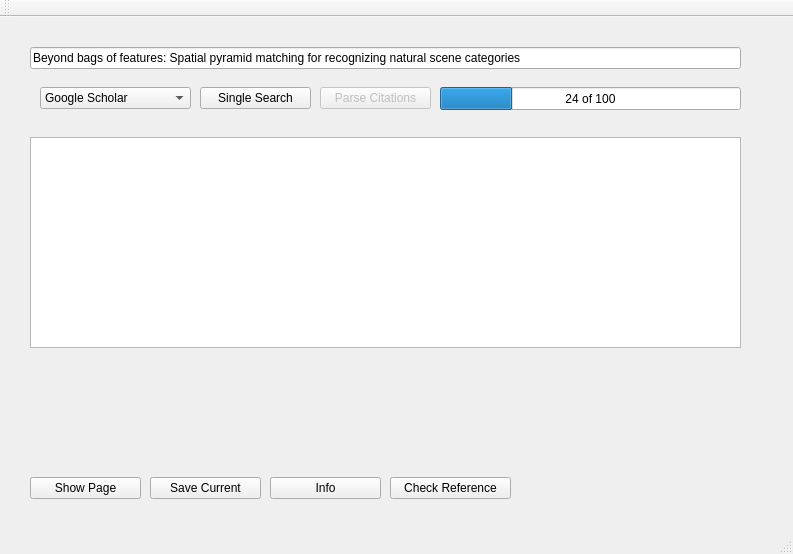
<?xml version="1.0" encoding="UTF-8"?>
<ui version="4.0">
 <class>MainWindow</class>
 <widget class="QMainWindow" name="MainWindow">
  <property name="geometry">
   <rect>
    <x>0</x>
    <y>0</y>
    <width>793</width>
    <height>554</height>
   </rect>
  </property>
  <property name="windowTitle">
   <string>MainWindow</string>
  </property>
  <widget class="QWidget" name="centralWidget">
   <widget class="QLineEdit" name="lineQuery">
    <property name="geometry">
     <rect>
      <x>30</x>
      <y>30</y>
      <width>711</width>
      <height>22</height>
     </rect>
    </property>
    <property name="text">
     <string>Beyond bags of features: Spatial pyramid matching for recognizing natural scene categories</string>
    </property>
   </widget>
   <widget class="QPushButton" name="pushSingleSearch">
    <property name="geometry">
     <rect>
      <x>200</x>
      <y>70</y>
      <width>111</width>
      <height>22</height>
     </rect>
    </property>
    <property name="text">
     <string>Single Search</string>
    </property>
   </widget>
   <widget class="QPlainTextEdit" name="plainSingleSearch">
    <property name="geometry">
     <rect>
      <x>30</x>
      <y>120</y>
      <width>711</width>
      <height>211</height>
     </rect>
    </property>
   </widget>
   <widget class="QPushButton" name="pushCitations">
    <property name="enabled">
     <bool>false</bool>
    </property>
    <property name="geometry">
     <rect>
      <x>320</x>
      <y>70</y>
      <width>111</width>
      <height>22</height>
     </rect>
    </property>
    <property name="text">
     <string>Parse Citations</string>
    </property>
   </widget>
   <widget class="QProgressBar" name="progressBar">
    <property name="geometry">
     <rect>
      <x>440</x>
      <y>70</y>
      <width>301</width>
      <height>23</height>
     </rect>
    </property>
    <property name="value">
     <number>24</number>
    </property>
    <property name="format">
     <string>%v of %m</string>
    </property>
   </widget>
   <widget class="QPushButton" name="pushShowPage">
    <property name="geometry">
     <rect>
      <x>30</x>
      <y>460</y>
      <width>111</width>
      <height>22</height>
     </rect>
    </property>
    <property name="text">
     <string>Show Page</string>
    </property>
   </widget>
   <widget class="QPushButton" name="pushSaveCurrent">
    <property name="geometry">
     <rect>
      <x>150</x>
      <y>460</y>
      <width>111</width>
      <height>22</height>
     </rect>
    </property>
    <property name="text">
     <string>Save Current</string>
    </property>
   </widget>
   <widget class="QPushButton" name="pushScholarInfo">
    <property name="geometry">
     <rect>
      <x>270</x>
      <y>460</y>
      <width>111</width>
      <height>22</height>
     </rect>
    </property>
    <property name="text">
     <string>Info</string>
    </property>
   </widget>
   <widget class="QComboBox" name="comboSource">
    <property name="geometry">
     <rect>
      <x>40</x>
      <y>70</y>
      <width>151</width>
      <height>22</height>
     </rect>
    </property>
    <item>
     <property name="text">
      <string>Google Scholar</string>
     </property>
    </item>
    <item>
     <property name="text">
      <string>IEEE Xplore</string>
     </property>
    </item>
   </widget>
   <widget class="QPushButton" name="pushReferences">
    <property name="enabled">
     <bool>true</bool>
    </property>
    <property name="geometry">
     <rect>
      <x>390</x>
      <y>460</y>
      <width>121</width>
      <height>22</height>
     </rect>
    </property>
    <property name="text">
     <string>Check Reference</string>
    </property>
   </widget>
  </widget>
  <widget class="QMenuBar" name="menuBar">
   <property name="geometry">
    <rect>
     <x>0</x>
     <y>0</y>
     <width>793</width>
     <height>19</height>
    </rect>
   </property>
  </widget>
  <widget class="QToolBar" name="mainToolBar">
   <attribute name="toolBarArea">
    <enum>TopToolBarArea</enum>
   </attribute>
   <attribute name="toolBarBreak">
    <bool>false</bool>
   </attribute>
  </widget>
  <widget class="QStatusBar" name="statusBar"/>
 </widget>
 <layoutdefault spacing="6" margin="11"/>
 <resources/>
 <connections/>
</ui>
